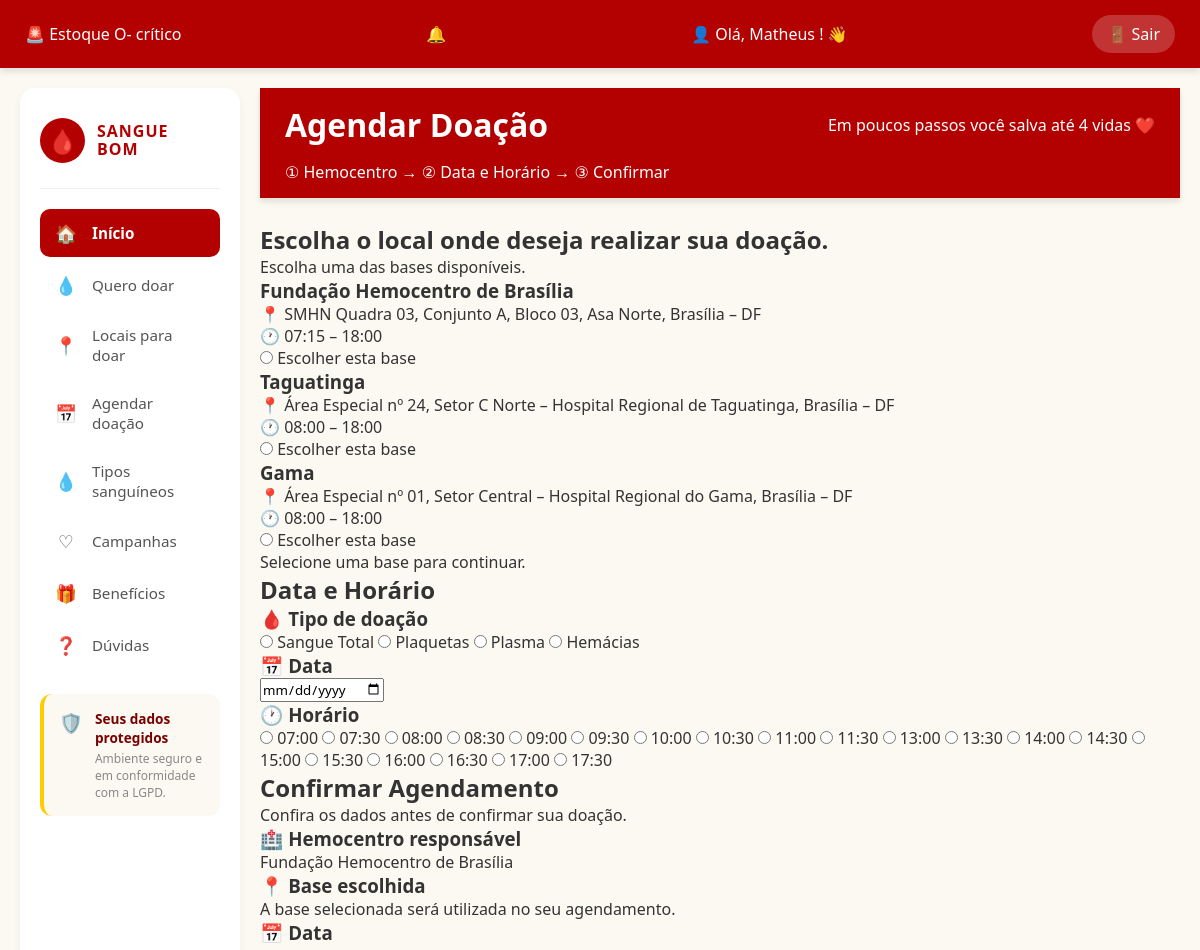
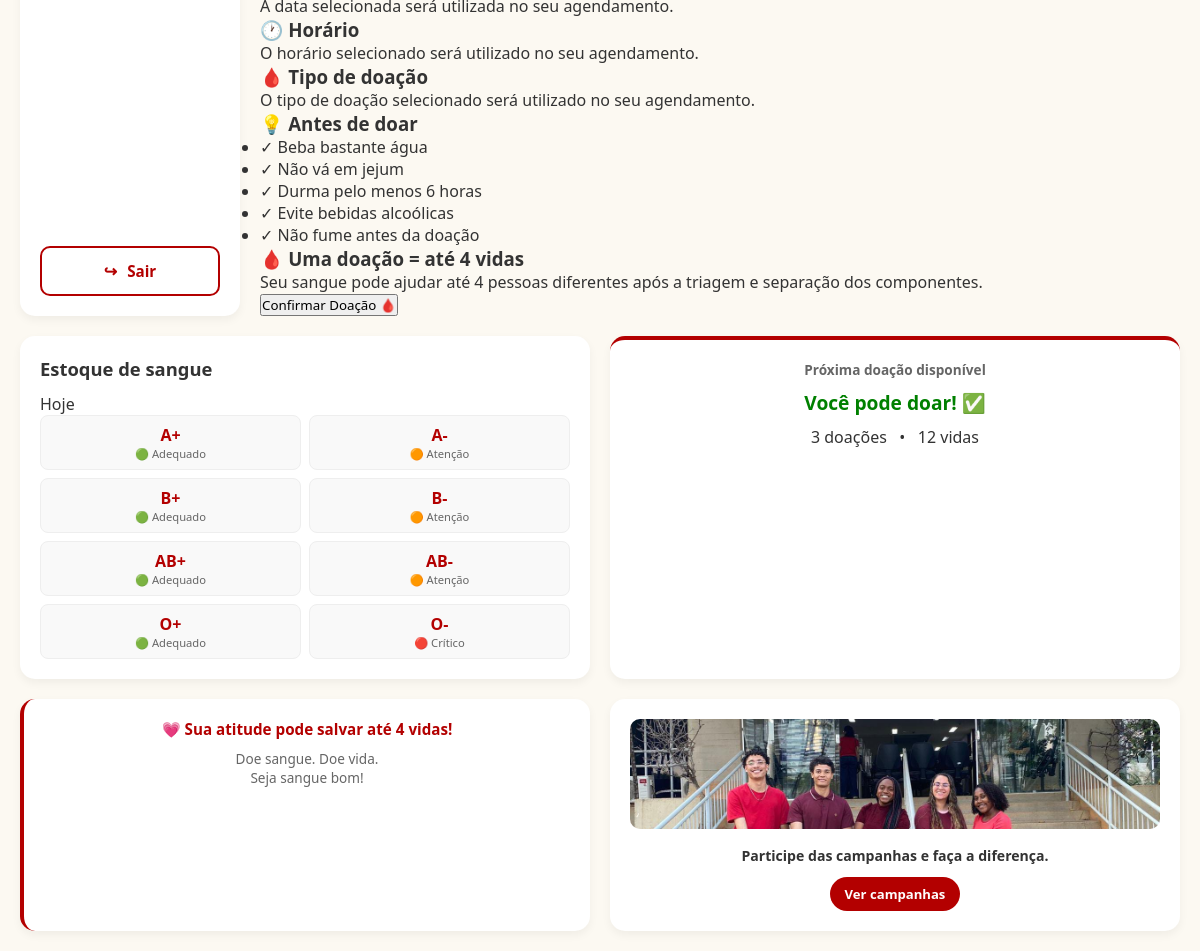
/agendar_doacao/ (signed in), run on the app's committed database (2 pictures, top to bottom).
### membros/models.py (models this page shows, shortened)
class Doador(models.Model):
    usuario = models.OneToOneField(
        User,
        on_delete=models.CASCADE,
        null=True,
        blank=True
    )
    nome = models.CharField(max_length=100)
    email = models.EmailField()
    cpf = models.CharField(
        max_length=14,
        unique=True,
        null=True,
        blank=True
    )
    telefone = models.CharField(max_length=20)
    sexo = models.CharField(
        max_length=20,
        blank=True
    )
    tipo_sanguineo = models.CharField(max_length=3)
    data_nascimento = models.DateField()
    cidade = models.CharField(
        max_length=100,
        blank=True
    )
    estado = models.CharField(
        max_length=2,
        blank=True
    )

class Hemocentro(models.Model):
    nome = models.CharField(max_length=100)
    endereco = models.CharField(max_length=200)
    bairro = models.CharField(max_length=100)
    cidade = models.CharField(max_length=100)
    cep = models.CharField(max_length=10)
    telefone = models.CharField(max_length=20)
    email = models.EmailField()
    horario_abertura = models.TimeField()
    horario_fechamento = models.TimeField()
    dias_atendimento = models.CharField(max_length=100)
    descricao = models.TextField(blank=True)
    ativo = models.BooleanField(default=True)

### membros/views.py (the view, shortened to what this page needs)
@login_required(login_url='login')
def agendar_doacao(request):
    doador = get_object_or_404(Doador, usuario=request.user)
    hemocentros = Hemocentro.objects.filter(ativo=True)
    hoje = timezone.localdate()
    proximo_agendamento = Agendamento.objects.filter(
        doador=doador,
        data__gte=hoje
    ).order_by('data', 'horario').first()
    return render(request, 'agendar_doacao.html', {
        'doador': doador,
        'hemocentros': hemocentros,
        'proximo_agendamento': proximo_agendamento
    })

### templates/agendar_doacao.html (shortened to what this page needs)
{% extends 'base.html' %}
{% load static %}
{% block content %}
    <header class="agendamento-cabecalho">
        <h1>Agendar Doação</h1>
        <p>Em poucos passos você salva até 4 vidas ❤️</p>
        <p>① Hemocentro → ② Data e Horário → ③ Confirmar</p>
    </header>
    <form method="POST">
        <section id="etapa1" class="card-etapa">
            <div class="card-conteudo">
                <h2>Escolha o local onde deseja realizar sua doação.</h2>
                <p>Escolha uma das bases disponíveis.</p>
                <div class="bases-container">
                    {% if hemocentros %}
                        {% for hemocentro in hemocentros %}
                            <div class="card-base">
                                <h3>{{ hemocentro.nome }}</h3>
                                <p>📍 {{ hemocentro.endereco }}, {{ hemocentro.cidade }} – DF</p>
                                <p>🕐 {{ hemocentro.horario_abertura|time:"H:i" }} – {{ hemocentro.horario_fechamento|time:"H:i" }}</p>
                                <label>
                                    <input type="radio" name="hemocentro" value="{{ hemocentro.id }}" required>
                                    Escolher esta base
                                </label>
                            </div>
                        {% endfor %}
                    {% else %}
                        <p>Nenhuma base de atendimento está disponível no momento.</p>
                    {% endif %}
                </div>
                <p>Selecione uma base para continuar.</p>
            </div>
        </section>
        <section id="etapa2" class="card-etapa">
            <div class="card-conteudo">
                <h2>Data e Horário</h2>
                <div class="campo-agendamento">
                    <h3>🩸 Tipo de doação</h3>
                    <label>
                        <input type="radio" name="tipo_doacao" value="Sangue total" required>
                        Sangue Total
                    </label>
                    <label>
                        <input type="radio" name="tipo_doacao" value="Plaquetas">
                        Plaquetas
                    </label>
                    <label>
                        <input type="radio" name="tipo_doacao" value="Plasma">
                        Plasma
                    </label>
                    <label>
                        <input type="radio" name="tipo_doacao" value="Hemácias">
                        Hemácias
                    </label>
                </div>
                <div class="campo-agendamento">
                    <h3>📅 Data</h3>
                    <input type="date" name="data" id="data" required>
                </div>
                <div class="campo-agendamento">
                    <h3>🕐 Horário</h3>
                    <div class="horarios">
                        <label><input type="radio" name="horario" value="07:00" required> 07:00</label>
                        <label><input type="radio" name="horario" value="07:30"> 07:30</label>
                        <label><input type="radio" name="horario" value="08:00"> 08:00</label>
                        <label><input type="radio" name="horario" value="08:30"> 08:30</label>
                        <label><input type="radio" name="horario" value="09:00"> 09:00</label>
                        <label><input type="radio" name="horario" value="09:30"> 09:30</label>
                        <label><input type="radio" name="horario" value="10:00"> 10:00</label>
                        <label><input type="radio" name="horario" value="10:30"> 10:30</label>
                        <label><input type="radio" name="horario" value="11:00"> 11:00</label>
                        <label><input type="radio" name="horario" value="11:30"> 11:30</label>
                        <label><input type="radio" name="horario" value="13:00"> 13:00</label>
                        <label><input type="radio" name="horario" value="13:30"> 13:30</label>
                        <label><input type="radio" name="horario" value="14:00"> 14:00</label>
                        <label><input type="radio" name="horario" value="14:30"> 14:30</label>
                        <label><input type="radio" name="horario" value="15:00"> 15:00</label>
                        <label><input type="radio" name="horario" value="15:30"> 15:30</label>
                        <label><input type="radio" name="horario" value="16:00"> 16:00</label>
                        <label><input type="radio" name="horario" value="16:30"> 16:30</label>
                        <label><input type="radio" name="horario" value="17:00"> 17:00</label>
                        <label><input type="radio" name="horario" value="17:30"> 17:30</label>
                    </div>
                </div>
            </div>
        </section>
        <section id="etapa3" class="card-etapa">
            <div class="card-conteudo">
                <h2>Confirmar Agendamento</h2>
                <p>Confira os dados antes de confirmar sua doação.</p>
                <div class="resumo-agendamento">
                    <div>
                        <h3>🏥 Hemocentro responsável</h3>
                        <p>Fundação Hemocentro de Brasília</p>
                    </div>
                    <div>
                        <h3>📍 Base escolhida</h3>
                        <p>A base selecionada será utilizada no seu agendamento.</p>
                    </div>
                    <div>
                        <h3>📅 Data</h3>
                        <p>A data selecionada será utilizada no seu agendamento.</p>
                    </div>
                    <div>
                        <h3>🕐 Horário</h3>
                        <p>O horário selecionado será utilizado no seu agendamento.</p>
                    </div>
                    <div>
                        <h3>🩸 Tipo de doação</h3>
                        <p>O tipo de doação selecionado será utilizado no seu agendamento.</p>
                    </div>
                </div>
                <div class="orientacoes-doacao">
                    <h3>💡 Antes de doar</h3>
                    <ul>
                        <li>✓ Beba bastante água</li>
                        <li>✓ Não vá em jejum</li>
                        <li>✓ Durma pelo menos 6 horas</li>
                        <li>✓ Evite bebidas alcoólicas</li>
                        <li>✓ Não fume antes da doação</li>
                    </ul>
                </div>
                <div class="impacto-doacao">
                    <h3>🩸 Uma doação = até 4 vidas</h3>
                    <p>Seu sangue pode ajudar até 4 pessoas diferentes após a triagem e separação dos componentes.</p>
                </div>
                <button type="submit">Confirmar Doação 🩸</button>
            </div>
        </section>
    </form>
{% endblock %}

### templates/base.html (shortened to what this page needs)
{% load static %}
<!DOCTYPE html>
<html lang="pt-br">
<head>
    <link rel="stylesheet" href="{% static 'css/style.css' %}">
</head>
<body>
    <header>
        <h2>🚨 Estoque O- crítico</h2>
        <h2>🔔</h2>
        {% if user.is_authenticated %}
            <h2>👤 Olá,
                {% if user.doador %}
                    {{ user.doador.nome }}
                {% elif user.first_name %}
                    {{ user.first_name }}
                {% else %}
                    {{ user.username }}
                {% endif %}! 👋
            </h2>
            <a href="{% url 'logout' %}">🚪 Sair</a>
        {% else %}
            <h2>👤 Olá, visitante! 👋</h2>
            <a href="{% url 'login' %}">🔐 Entrar</a>
        {% endif %}
    </header>
    <div class="app-container">
        <aside class="lateral-esquerda">
            <div class="logo-menu">
                <div class="logo-icone">🩸</div>
                <div class="logo-texto">
                    <strong>SANGUE</strong>
                    <strong>BOM</strong>
                </div>
            </div>
            <nav class="menu-nav">
                <a href="{% url 'home' %}" class="menu-item ativo">
                    <span class="menu-item-icone">🏠</span>
                    <span class="menu-item-texto">Início</span>
                </a>
                <a href="{% url 'quero_doar' %}" class="menu-item">
                    <span class="menu-item-icone">💧</span>
                    <span class="menu-item-texto">Quero doar</span>
                </a>
                <a href="{% url 'locais_para_doar' %}" class="menu-item">
                    <span class="menu-item-icone">📍</span>
                    <span class="menu-item-texto">Locais para doar</span>
                </a>
                <a href="{% url 'agendar_doacao' %}" class="menu-item">
                    <span class="menu-item-icone">📅</span>
                    <span class="menu-item-texto">Agendar doação</span>
                </a>
                <a href="{% url 'tipos_sanguineos' %}" class="menu-item">
                    <span class="menu-item-icone">💧</span>
                    <span class="menu-item-texto">Tipos sanguíneos</span>
                </a>
                <a href="{% url 'campanhas' %}" class="menu-item">
                    <span class="menu-item-icone">♡</span>
                    <span class="menu-item-texto">Campanhas</span>
                </a>
                <a href="{% url 'beneficios' %}" class="menu-item">
                    <span class="menu-item-icone">🎁</span>
                    <span class="menu-item-texto">Benefícios</span>
                </a>
                <a href="{% url 'duvidas' %}" class="menu-item">
                    <span class="menu-item-icone">❓</span>
                    <span class="menu-item-texto">Dúvidas</span>
                </a>
            </nav>
            <div class="dados-protegidos">
                <div class="dados-protegidos-icone">🛡️</div>
                <div class="dados-protegidos-texto">
                    <strong>Seus dados protegidos</strong>
                    <p>Ambiente seguro e em conformidade com a LGPD.</p>
                </div>
            </div>
            <div class="area-btn-sair">
                {% if user.is_authenticated %}
                    <a href="{% url 'logout' %}" class="btn-sair">
                        <span class="btn-sair-icone">↪</span>
                        <span>Sair</span>
                    </a>
                {% else %}
                    <a href="{% url 'login' %}" class="btn-sair">
                        <span class="btn-sair-icone">↪</span>
                        <span>Entrar</span>
                    </a>
                {% endif %}
            </div>
        </aside>
        <main>
            {% block content %}
            {% endblock %}
        </main>
        <aside class="lateral-direita">
            <section>
                <h2>Estoque de sangue</h2>
                <p>Hoje</p>
                <div class="estoque">
                    <div class="tipo-sangue"><h3>A+</h3><p>🟢 Adequado</p></div>
                    <div class="tipo-sangue"><h3>A-</h3><p>🟠 Atenção</p></div>
                    <div class="tipo-sangue"><h3>B+</h3><p>🟢 Adequado</p></div>
                    <div class="tipo-sangue"><h3>B-</h3><p>🟠 Atenção</p></div>
                    <div class="tipo-sangue"><h3>AB+</h3><p>🟢 Adequado</p></div>
                    <div class="tipo-sangue"><h3>AB-</h3><p>🟠 Atenção</p></div>
                    <div class="tipo-sangue"><h3>O+</h3><p>🟢 Adequado</p></div>
                    <div class="tipo-sangue"><h3>O-</h3><p>🔴 Crítico</p></div>
                </div>
            </section>
            <section class="doacao">
                <h3>Próxima doação disponível</h3>
                {% if proximo_agendamento %}
                    <h2>Você tem um agendamento! 📅</h2>
                    <p><strong>{{ proximo_agendamento.hemocentro.nome }}</strong></p>
                    <p>📅 {{ proximo_agendamento.data|date:"d/m/Y" }}</p>
                    <p>🕐 {{ proximo_agendamento.horario|time:"H:i" }}</p>
                    <p>🩸 {{ proximo_agendamento.tipo_doacao }}</p>
                {% else %}
                    <h2>Você pode doar! ✅</h2>
                    <p>3 doações &nbsp; • &nbsp; 12 vidas</p>
                {% endif %}
            </section>
            <section class="mensagem">
                <h3>💗 Sua atitude pode salvar até 4 vidas!</h3>
                <p>Doe sangue. Doe vida.<br>Seja sangue bom!</p>
            </section>
            <section class="campanha">
                <img src="{% static 'img/campanha.jpeg' %}" alt="Campanha de doação de sangue">
                <h3>Participe das campanhas e faça a diferença.</h3>
                <a href="{% url 'campanhas' %}">Ver campanhas</a>
            </section>
        </aside>
    </div>
</body>
</html>

### data on the page
Hemocentro: nome "Fundação Hemocentro de Brasília", endereco "SMHN Quadra 03, Conjunto A, Bloco 03, Asa Norte", cidade "Brasília", horario_abertura "07:15", horario_fechamento "18:00"
Hemocentro: nome "Taguatinga", endereco "Área Especial nº 24, Setor C Norte – Hospital Regional de Taguatinga", cidade "Brasília", horario_abertura "08:00", horario_fechamento "18:00"
Hemocentro: nome "Gama", endereco "Área Especial nº 01, Setor Central – Hospital Regional do Gama", cidade "Brasília", horario_abertura "08:00", horario_fechamento "18:00"

### other printed values
{{ user.doador.nome }} "Matheus"
